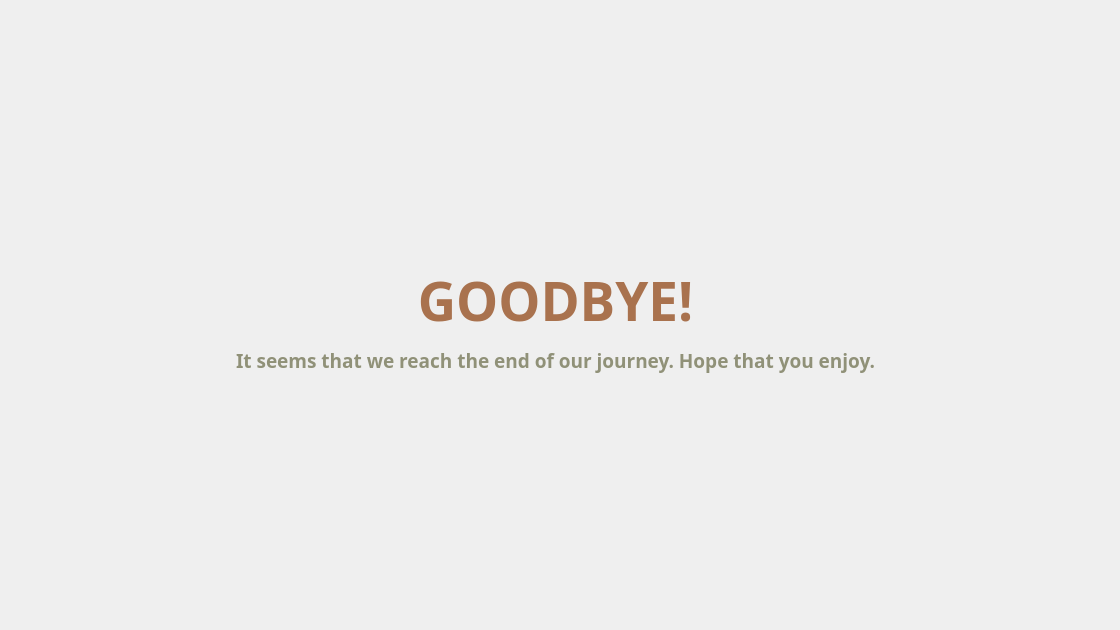
<?xml version="1.0" encoding="UTF-8"?>
<ui version="4.0">
 <class>ExitLoader</class>
 <widget class="QWidget" name="ExitLoader">
  <property name="geometry">
   <rect>
    <x>0</x>
    <y>0</y>
    <width>1120</width>
    <height>630</height>
   </rect>
  </property>
  <property name="minimumSize">
   <size>
    <width>1120</width>
    <height>630</height>
   </size>
  </property>
  <property name="maximumSize">
   <size>
    <width>1120</width>
    <height>630</height>
   </size>
  </property>
  <property name="windowTitle">
   <string>Mini Wasalni | Exit </string>
  </property>
  <widget class="QLabel" name="welcome_message_h2">
   <property name="geometry">
    <rect>
     <x>300</x>
     <y>250</y>
     <width>511</width>
     <height>101</height>
    </rect>
   </property>
   <property name="font">
    <font>
     <family>Dosis</family>
     <pointsize>40</pointsize>
     <bold>true</bold>
    </font>
   </property>
   <property name="styleSheet">
    <string notr="true">QLabel {
		color: #A9724E;
}</string>
   </property>
   <property name="text">
    <string>GOODBYE!</string>
   </property>
   <property name="alignment">
    <set>Qt::AlignCenter</set>
   </property>
  </widget>
  <widget class="QLabel" name="welcome_message_h2_2">
   <property name="geometry">
    <rect>
     <x>170</x>
     <y>310</y>
     <width>771</width>
     <height>101</height>
    </rect>
   </property>
   <property name="font">
    <font>
     <family>Dosis</family>
     <pointsize>14</pointsize>
     <bold>true</bold>
    </font>
   </property>
   <property name="styleSheet">
    <string notr="true">QLabel {
		color: #909178;
}</string>
   </property>
   <property name="text">
    <string>It seems that we reach the end of our journey. Hope that you enjoy.</string>
   </property>
   <property name="alignment">
    <set>Qt::AlignCenter</set>
   </property>
  </widget>
 </widget>
 <resources/>
 <connections/>
</ui>
